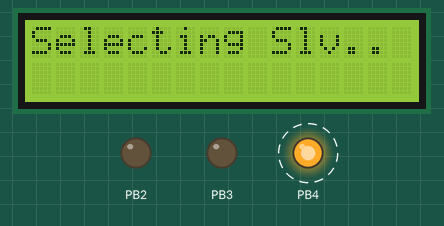
A program run on a simulated ATmega32, built with avr-gcc and emulated at 16 MHz (the files do not name the chip). On the bench: 16×2 character LCD, output pins drawn as LEDs (lit = HIGH). Wiring (inferred from the names in the program): character LCD (HD44780): RS PC4; R/W PC2; E PC3; data PA4, PA5, PA6, PA7. Dashed ring = blinking. Pins used as bus, display or sensor lines are not drawn.

Above: at 0.1 s.
At 9.4 s:
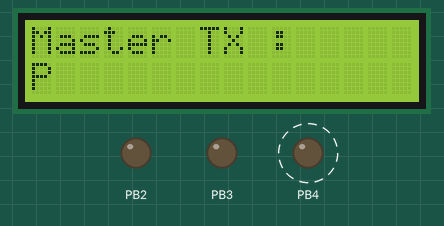
At 19.2 s:
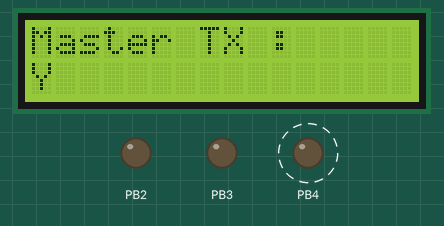
At 38.8 s:
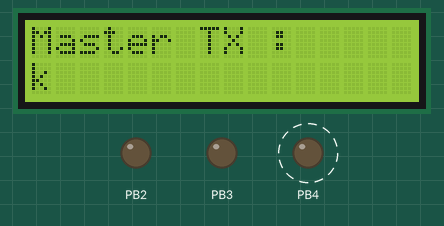
Timing chart, 0 to 40.0 s (numbered marks = the images above):
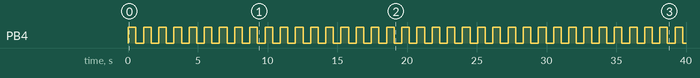

The program:

main.c
```c
/*
 * Exploring_AVR's.c
 *
 * Created: 7/26/2024 2:59:03 PM
 * Author : zizoz
 */

#include "main.h"

	uint8_t data = 'H' ;

int main(void)
{
    /*Initialization Function(s)*/
	SPI_Master_Init(MSB,LeadingEdge_Sample_Rising_TrailingEdge_Setup_Falling,Fosc_128,Interruput_Enabled);
	LCD_init();

	/*Super-Loop*/
		while (1)
		{
			/*Master Code*/
			LCD_Clear_Screen();
			LCD_Write_String((uint8_t*)"Selecting Slv..");
			_delay_ms(500);

			SPI_Master_SS(Slave_One,Select);
			SPI_Master_Transmit(data);
			_delay_ms(500);
			SPI_Master_SS(Slave_One,DeSelect);

		}
}

ISR(SPI_STC_vect)
{
	LCD_Clear_Screen();
	LCD_Write_String((uint8_t*)"Master TX :");
	LCD_Write_Location(ROW1,COL0);
	LCD_Write_Character(data);
	data++;
}
```

main.h
```c
/*
 * main.h
 *
 * Created: 7/26/2024 2:59:34 PM
 *  Author: zizoz
 */


#ifndef MAIN_H_
#define MAIN_H_

#include "CPU_Config.h"
#include "peripherals.h"
#include "Module_Library.h"


#endif /* MAIN_H_ */
```

Module_Library.h
```c
/*
 * Module_Library.h
 *
 * Created: 7/27/2024 5:01:13 PM
 *  Author: zizoz
 */


#ifndef MODULE_LIBRARY_H_
#define MODULE_LIBRARY_H_

#include "LCD_Interface.h"


#endif /* MODULE_LIBRARY_H_ */
```

LCD_Config.h
```c
/*
 * LCD_Config.h
 *
 * Created: 5/11/2024 10:24:13 AM
 *  Author: zizoz
 */


#ifndef LCD_CONFIG_H_
#define LCD_CONFIG_H_

#include "CPU_Config.h"
#include "peripherals.h"

/*new data type*/
typedef enum{
	ROW0 = 0,
	ROW1 = 1
	}row;

typedef enum
{
	COL0  = 0,
	COL1  = 1,
	COL2  = 2,
	COL3  = 3,
	COL4  = 4,
	COL5  = 5,
	COL6  = 6,
	COL7  = 7,
	COL8  = 8,
	COL9  = 9,
	COL10 = 10,
	COL11 = 11,
	COL12 = 12,
	COL13 = 13,
	COL14 = 14,
	COL15 = 15
}column;
/*End*/


/*Renaming Pins & Ports*/
#define LCD_PORT _DIO_PORTA
#define LCD_DATA_PORT DIO_PORTA
#define LCD_CONTROL_PORT DIO_PORTC

#define LCD_DATA_D0     DIO_PIN0
#define LCD_DATA_D1     DIO_PIN1
#define LCD_DATA_D2     DIO_PIN2
#define LCD_DATA_D3     DIO_PIN3
#define LCD_DATA_D4     DIO_PIN4
#define LCD_DATA_D5     DIO_PIN5
#define LCD_DATA_D6     DIO_PIN6
#define LCD_DATA_D7     DIO_PIN7

#define LCD_CONTROL_RS  DIO_PIN4
#define LCD_CONTROL_RW  DIO_PIN2
#define LCD_CONTROL_EN  DIO_PIN3
/*End*/

/*Renaming State*/
#define LCD_OUTPUT DIO_OUTPUT
/*End*/

/*Renaming Status*/
#define LCD_LOW DIO_LOW
#define LCD_HIGH DIO_HIGH

#endif /* LCD_CONFIG_H_ */
```

LCD_Interface.h
```c
/*
 * LCD_Interface.h
 *
 * Created: 5/11/2024 1:09:15 PM
 *  Author: zizoz
 */


#ifndef LCD_INTERFACE_H_
#define LCD_INTERFACE_H_

#include "LCD_Private.h"

void LCD_init(void);
void LCD_Clear_Screen(void);
void LCD_Write_Command(uint8_t command);
void LCD_Write_Character(uint8_t character);
void LCD_Write_String(uint8_t* string);
void LCD_Write_IntegerNumber(uint32_t IntNumber);
void LCD_Write_FloatNumber(uint64_t FltNumber);
void LCD_Write_Location(row Rows, column Columns);
void LCD_Write_SpecialCharacter(uint8_t* customChatacter, uint8_t location);


#endif /* LCD_INTERFACE_H_ */
```

LCD_Program.c
```c
/*
* CFile1.c
*
* Created: 5/11/2024 1:19:19 PM
*  Author: zizoz
*/

#include "LCD_Interface.h"

/*Private Functions*/

void reverse(char* str, int len)
{
	int i = 0, j = len - 1, temp;
	while (i < j) {
		temp = str[i];
		str[i] = str[j];
		str[j] = temp;
		i++;
		j--;
	}
}
int intToStr(int x, char str[], int d)
{
	int i = 0;
	while (x) {
		str[i++] = (x % 10) + '0';
		x = x / 10;
	}

	// If number of digits required is more, then
	// add 0s at the beginning
	while (i < d)
	str[i++] = '0';

	reverse(str, i);
	str[i] = '\0';
	return i;
}
void ftoa(float n, char* res, int afterpoint)
{
	// Extract integer part
	int ipart = (int)n;

	// Extract floating part
	float fpart = n - (float)ipart;

	// convert integer part to string
	int i = intToStr(ipart, res, 0);

	// check for display option after point
	if (afterpoint != 0) {
		res[i] = '.'; // add dot

		// Get the value of fraction part up to given no.
		// of points after dot. The third parameter
		// is needed to handle cases like 233.007
		fpart = fpart * pow(10, afterpoint);

		intToStr((int)fpart, res + i + 1, afterpoint);
	}
}

/*End*/


void LCD_init(void){
 	//Setting up data pins
 	DIO_SetPinDirection(LCD_DATA_PORT, LCD_DATA_D4, LCD_OUTPUT);
 	DIO_SetPinDirection(LCD_DATA_PORT, LCD_DATA_D5, LCD_OUTPUT);
 	DIO_SetPinDirection(LCD_DATA_PORT, LCD_DATA_D6, LCD_OUTPUT);
 	DIO_SetPinDirection(LCD_DATA_PORT, LCD_DATA_D7, LCD_OUTPUT);
	//End

	//Setting up control pins
	DIO_SetPinDirection(LCD_CONTROL_PORT, LCD_CONTROL_RS, LCD_OUTPUT);
	DIO_SetPinDirection(LCD_CONTROL_PORT, LCD_CONTROL_RW, LCD_OUTPUT);
	DIO_SetPinDirection(LCD_CONTROL_PORT, LCD_CONTROL_EN, LCD_OUTPUT);

	LCD_Write_Command(0x33);
	LCD_Write_Command(0x32);
	LCD_Write_Command(0x28);
	LCD_Write_Command(0x01);//Clear Screen
	LCD_Write_Command(0x02);//Return home
	LCD_Write_Command(0x06);//Shift cursor right
	LCD_Write_Command(0x0C);//Display On, Cursor Off

	_delay_ms(2);
}

void LCD_Write_Command(uint8_t command){

	DIO_SetPinValue(LCD_CONTROL_PORT, LCD_CONTROL_RS, LCD_LOW);//command code register
	DIO_SetPinValue(LCD_CONTROL_PORT, LCD_CONTROL_RW, LCD_LOW);// Writing
	DIO_SetPinValue(LCD_CONTROL_PORT, LCD_CONTROL_EN, LCD_LOW);//Disable the LCD

	//Sending High Nibble
	LCD_PORT = (command & 0xF0) ;

	//High to Low Pulse
	DIO_SetPinValue(LCD_CONTROL_PORT, LCD_CONTROL_EN, LCD_HIGH);
	_delay_ms(1);
	DIO_SetPinValue(LCD_CONTROL_PORT, LCD_CONTROL_EN, LCD_LOW);

	//Sending Low Nibble
	LCD_PORT = ((command & 0x0F) << 4);

	//High to Low Pulse
	DIO_SetPinValue(LCD_CONTROL_PORT, LCD_CONTROL_EN, LCD_HIGH);
	_delay_ms(1);
	DIO_SetPinValue(LCD_CONTROL_PORT, LCD_CONTROL_EN, LCD_LOW);

	//delay
	_delay_ms(1);
}

void LCD_Clear_Screen(){
	LCD_Write_Command(0x01);
}

void LCD_Write_Character(uint8_t character)
{
	DIO_SetPinValue(LCD_CONTROL_PORT, LCD_CONTROL_RS, LCD_HIGH);//selecting data register
	DIO_SetPinValue(LCD_CONTROL_PORT, LCD_CONTROL_EN, LCD_LOW);//disable LCD
	DIO_SetPinValue(LCD_CONTROL_PORT, LCD_CONTROL_RW, LCD_LOW);//write mode

	//put the data on data pins

	//sending high nibble
	LCD_PORT = (character & 0xF0);

	//sending high to low pulse
	DIO_SetPinValue(LCD_CONTROL_PORT, LCD_CONTROL_EN, LCD_HIGH);
	_delay_ms(1);
	DIO_SetPinValue(LCD_CONTROL_PORT, LCD_CONTROL_EN, LCD_LOW);

	//sending low nibble
	LCD_PORT = ((character & 0x0F) << 4);

	//sending high to low pulse
	DIO_SetPinValue(LCD_CONTROL_PORT, LCD_CONTROL_EN, LCD_HIGH);
	_delay_ms(1);
	DIO_SetPinValue(LCD_CONTROL_PORT, LCD_CONTROL_EN, LCD_LOW);

	//shifting cursor to the right
	//LCD_Write_Command(0x14);

	//delay
	_delay_us(100);
}

void LCD_Write_String(uint8_t* string)
{
	while(*string != '\0'){
		LCD_Write_Character(*string);
		string++;
	}
}

void LCD_Write_IntegerNumber(uint32_t IntNumber)
{
	char INTtoSTR[10];
	ltoa(IntNumber, INTtoSTR, 10);//Long to Ascii
	LCD_Write_String((uint32_t*)INTtoSTR);
}

void LCD_Write_FloatNumber(uint64_t FltNumber)
{
	char FLOATtoSTR[10] ;
	ftoa(FltNumber, FLOATtoSTR, 3);
	LCD_Write_String((uint64_t*)FLOATtoSTR);
}

void LCD_Write_Location(row Rows, column Columns)
{
	switch(Rows)
	{
		/*---------------------------- ROW 0 ----------------------------*/
		case ROW0 :
		LCD_Write_Command( (0x80 + Columns) );//force cursor to the beginning of the 1st line
		break ;
		/*---------------------------- End ----------------------------*/

		/*---------------------------- ROW 1 ----------------------------*/
		case ROW1 :
		LCD_Write_Command( (0xC0 + Columns ) );//force cursor to the beginning of the 2nd line
		break ;
		/*---------------------------- End ----------------------------*/

		/*---------------------------- Default ----------------------------*/
		default: LCD_Write_String("Invalid Entry...");
		break ;
		/*---------------------------- End ----------------------------*/
	}

}

void LCD_Write_SpecialCharacter(uint8_t* customChatacter, uint8_t location)
{

}
```

LCD_Private.h
```c
/*
 * LCD_Private.h
 *
 * Created: 5/11/2024 1:03:19 PM
 *  Author: zizoz
 */


#ifndef LCD_PRIVATE_H_
#define LCD_PRIVATE_H_

#include "LCD_Config.h"

#include <stdio.h>
#include <stdlib.h>
#include <math.h>
/* ---------------------------Function Prototypes-----------*/
void reverse(char* str, int len);
int intToStr(int x, char str[], int d);
void ftoa(float n, char* res, int afterpoint);
/* ---------------------------END---------------------------*/

#endif /* LCD_PRIVATE_H_ */
```

BitMath.h
```c
/*
 * BitMath.h
 *
 * Created: 7/26/2024 3:00:59 PM
 *  Author: zizoz
 */


#ifndef BITMATH_H_
#define BITMATH_H_

#define SET_BIT(REG,BIT) REG|=(1<<BIT)
#define CLR_BIT(REG,BIT) REG&=~(1<<BIT)
#define TGL_BIT(REG,BIT) REG^=(1<<BIT)
#define GET_BIT(REG,BIT) ((REG>>BIT)&0x01)

#endif /* BITMATH_H_ */
```

CPU_Config.h
```c
/*
 * CPU_Config.h
 *
 * Created: 7/26/2024 3:00:31 PM
 *  Author: zizoz
 */


#ifndef CPU_CONFIG_H_
#define CPU_CONFIG_H_

#undef  F_CPU              // Deactivate internal clock (1 MHz)
#define F_CPU 16000000     // Activate external clock (16 MHz)
#include <avr/io.h>        // AVR Libraries
#include <avr/eeprom.h>    // AVR EEPROM Libraries
#include <avr/interrupt.h> // AVR Interrupt Libraries
#include <util/delay.h>    // AVR Delay Functions
#include <stdint.h>
#include "BitMath.h"


#endif /* CPU_CONFIG_H_ */
```

peripherals.h
```c
/*
 * peripherals.h
 *
 * Created: 7/26/2024 4:26:12 PM
 *  Author: zizoz
 */


#ifndef PERIPHERALS_H_
#define PERIPHERALS_H_

#include "UART_Interface.h"
#include "DIO_Interface.h"
#include "SPI_Interface.h"


#endif /* PERIPHERALS_H_ */
```

DIO_Config.h
```c
/*
 * DIO_Config.h
 *
 * Created: 5/5/2024 4:25:08 PM
 *  Author: zizoz
	Why did we use enum?

	- in order to use a switch case to make the coder more readable and extremely fast and efficient
 */


#ifndef DIO_CONFIG_H_
#define DIO_CONFIG_H_

#include "DIO_Register.h"

/* Renaming Ports */
typedef enum
{
	DIO_PORTA = 0,
	DIO_PORTB = 1,
	DIO_PORTC = 2,
	DIO_PORTD = 3
}dioPort;
/* Renaming Pins */
typedef enum
{
	DIO_PIN0 = 0,
	DIO_PIN1 = 1,
	DIO_PIN2 = 2,
	DIO_PIN3 = 3,
	DIO_PIN4 = 4,
	DIO_PIN5 = 5,
	DIO_PIN6 = 6,
	DIO_PIN7 = 7
}dioPin;
/* Renaming States */
typedef enum
{
	DIO_INPUT  = 0,
	DIO_OUTPUT = 1
}dioState;
/* Renaming Status */
typedef enum
{
	DIO_LOW  = 0,
	DIO_HIGH = 1
}dioStatus;
/* Renaming Return */
typedef enum
{
	DIO_FALSE  = 0,
	DIO_TRUE   = 1
}dioReturn;
#endif /* DIO_CONFIG_H_ */
```

DIO_Interface.h
```c
/*
 * DIO_Interface.h
 *
 * Created: 5/5/2024 4:50:20 PM
 *  Author: zizoz
 */


#ifndef DIO_INTERFACE_H_
#define DIO_INTERFACE_H_

#include "DIO_Private.h"

void DIO_SetPinDirection(dioPort port, dioPin pin, dioState state);

void DIO_SetPinValue(dioPort port, dioPin pin, dioStatus status);

void DIO_TogglePinValue(dioPort port, dioPin pin);

uint8_t DIO_GetPinValue(dioPort port, dioPin pin);

void DIO_SetPinPullUp(dioPort port, dioPin pin);

void DIO_SetPinPullDown(dioPort port, dioPin pin);


#endif /* DIO_INTERFACE_H_ */
```

DIO_Private.h
```c
/*
 * DIO_Private.h
 *
 * Created: 5/5/2024 4:49:51 PM
 *  Author: zizoz
 */


#ifndef DIO_PRIVATE_H_
#define DIO_PRIVATE_H_

#include "DIO_Config.h"

#endif /* DIO_PRIVATE_H_ */
```

DIO_Program.c
```c
/*
 * DIO_Program.c
 *
 * Created: 5/5/2024 4:50:37 PM
 *  Author: zizoz

	set pin dirction  : bet7aded hay 7atkon input wala output.

	set pin value : bet-OUTPUT HIGH aw LOW , tab leeh beta5od status as a parameter?
	- badal ma te3mel two functions w7da bet set wel tnya bet clear

 */
#include "DIO_Interface.h"

void DIO_SetPinDirection(dioPort port, dioPin pin, dioState state)
{
	switch (state)
	{

		case DIO_INPUT:
		switch(port)
		{
			case DIO_PORTA:
			CLR_BIT(_DIO_DDRA, pin);
			break;
			case DIO_PORTB:
			CLR_BIT(_DIO_DDRB, pin);
			break;
			case DIO_PORTC:
			CLR_BIT(_DIO_DDRC, pin);
			break;
			case DIO_PORTD:
			CLR_BIT(_DIO_DDRD, pin);
			break;
		}
		break;

		case DIO_OUTPUT:
		switch(port)
		{
			case DIO_PORTA:
			SET_BIT(_DIO_DDRA, pin);
			break;
			case DIO_PORTB:
			SET_BIT(_DIO_DDRB, pin);
			break;
			case DIO_PORTC:
			SET_BIT(_DIO_DDRC, pin);
			break;
			case DIO_PORTD:
			SET_BIT(_DIO_DDRD, pin);
			break;
		}
		break;

		default://Error
		break;
	}
}

void DIO_SetPinValue(dioPort port, dioPin pin, dioStatus status)
{
	switch (status)
	{
		case DIO_LOW:
		switch(port)
		{
			case DIO_PORTA:
			CLR_BIT(_DIO_PORTA, pin);
			break;
			case DIO_PORTB:
			CLR_BIT(_DIO_PORTB, pin);
			break;
			case DIO_PORTC:
			CLR_BIT(_DIO_PORTC, pin);
			break;
			case DIO_PORTD:
			CLR_BIT(_DIO_PORTD, pin);
			break;
		}
		break;

		case DIO_HIGH:
		switch(port)
		{
			case DIO_PORTA:
			SET_BIT(_DIO_PORTA, pin);
			break;
			case DIO_PORTB:
			SET_BIT(_DIO_PORTB, pin);
			break;
			case DIO_PORTC:
			SET_BIT(_DIO_PORTC, pin);
			break;
			case DIO_PORTD:
			SET_BIT(_DIO_PORTD, pin);
			break;
		}
		break;

		default://Error
		break;
	}

}

void DIO_TogglePinValue(dioPort port, dioPin pin)
{
	switch(port)
	{
		case DIO_PORTA:
		TGL_BIT(_DIO_PORTA, pin);
		break;
		case DIO_PORTB:
		TGL_BIT(_DIO_PORTB, pin);
		break;
		case DIO_PORTC:
		TGL_BIT(_DIO_PORTC, pin);
		break;
		case DIO_PORTD:
		TGL_BIT(_DIO_PORTD, pin);
		break;
	}
}

uint8_t DIO_GetPinValue(dioPort port, dioPin pin)
{
	uint8_t val = 0;
	switch(port)
	{
		case DIO_PORTA:
		val = GET_BIT(_DIO_PINA, pin);
		break;

		case DIO_PORTB:
		val = GET_BIT(_DIO_PINB, pin);
		break;

		case DIO_PORTC:
		val = GET_BIT(_DIO_PINC, pin);
		break;

		case DIO_PORTD:
		val = GET_BIT(_DIO_PIND, pin);
		break;

	}
	return val;
}

void DIO_SetPinPullUp(dioPort port, dioPin pin)
{
	switch(port)
	{
		case DIO_PORTA:
		SET_BIT(_DIO_PORTA, pin);
		break;

		case DIO_PORTB:
		SET_BIT(_DIO_PORTB, pin);
		break;

		case DIO_PORTC:
		SET_BIT(_DIO_PORTC, pin);
		break;

		case DIO_PORTD:
		SET_BIT(_DIO_PORTD, pin);
		break;

	}
}

void DIO_SetPinPullDown(dioPort port, dioPin pin)
{
	switch(port)
	{
		case DIO_PORTA:
		CLR_BIT(_DIO_PORTA, pin);
		break;

		case DIO_PORTB:
		CLR_BIT(_DIO_PORTB, pin);
		break;

		case DIO_PORTC:
		CLR_BIT(_DIO_PORTC, pin);
		break;

		case DIO_PORTD:
		CLR_BIT(_DIO_PORTD, pin);
		break;

	}
}
```

DIO_Register.h
```c
/*
 * DIO_Register.h
 *
 * Created: 5/5/2024 2:32:16 PM
 *
 *	Making my own Library in order to make the code portable, why?
 *
 *	if i want this code to work on another MC for example a PIC, I will just adjust the Config and the
 *
 *	Register file of the DIO, instead of going to every function in the whole code and adjust it manually
 */


#ifndef DIO_REGISTER_H_
#define DIO_REGISTER_H_

#include "CPU_Config.h"

#define _DIO_PORTA (*(volatile uint8_t*)(0x3B))
#define _DIO_DDRA  (*(volatile uint8_t*)(0x3A))
#define _DIO_PINA  (*(volatile uint8_t*)(0x39))

#define _DIO_PORTB (*(volatile uint8_t*)(0x38))
#define _DIO_DDRB  (*(volatile uint8_t*)(0x37))
#define _DIO_PINB  (*(volatile uint8_t*)(0x36))

#define _DIO_PORTC (*(volatile uint8_t*)(0x35))
#define _DIO_DDRC  (*(volatile uint8_t*)(0x34))
#define _DIO_PINC  (*(volatile uint8_t*)(0x33))

#define _DIO_PORTD (*(volatile uint8_t*)(0x32))
#define _DIO_DDRD  (*(volatile uint8_t*)(0x31))
#define _DIO_PIND  (*(volatile uint8_t*)(0x30))

#endif /* DIO_REGISTER_H_ */
```

SPI_Config.h
```c
/*
 * SPI_Config.h
 *
 * Created: 7/29/2024 4:23:59 PM
 *  Author: zizoz
 */


#ifndef SPI_CONFIG_H_
#define SPI_CONFIG_H_

#include "CPU_Config.h"
#include "peripherals.h"

typedef enum{
	MSB = 0,
	LSB = 1
	}Data_Order;

typedef enum{
	LeadingEdge_Sample_Rising_TrailingEdge_Setup_Falling = 0,
	LeadingEdge_Setup_Rising_TrailingEdge_Sample_Falling = 1,
	LeadingEdge_Sample_Falling_TrailingEdge_Setup_Rising = 2,
	LeadingEdge_Setup_Falling_TrailingEdge_Sample_Rising = 3
	}SPI_Mode;

typedef enum{
	/*Normal Speeds*/
	Fosc_4 =   0,
	Fosc_16 =  1,
	Fosc_64 =  2,
	Fosc_128 = 3,
	/*Doubled Speeds*/
	DS_Fosc_2 =  4,
	DS_Fosc_8 =  5,
	DS_Fosc_32 = 6,
	DS_Fosc_64 = 7,
	}SCK_Rate;

typedef enum{
	Slave_One = 0,
	Slave_Two = 1,
	}SlaveAddress;

typedef enum{
	Select = 0,
	DeSelect = 1
	}Selection_State;

typedef enum{
	Interruput_Disabled = 0,
	Interruput_Enabled = 1
	}Intrput;
/*
typedef enum{
	LeadingEdge_Rising_TrailingEdge_Falling = 0,
	LeadingEdge_Falling_TrailingEdge_Rising = 1

	}SCK_Polarity;

typedef enum{
	LeadingEdge_Sample_TrailingEdge_Setup = 0,
	LeadingEdge_Setup_TrailingEdge_Sample = 1
	}SCK_Phase;
*/

#endif /* SPI_CONFIG_H_ */
```

SPI_Interface.h
```c
/*
 * SPI_Interface.h
 *
 * Created: 7/29/2024 4:24:11 PM
 *  Author: zizoz
 */


#ifndef SPI_INTERFACE_H_
#define SPI_INTERFACE_H_

#include "SPI_Private.h"
/************************************************************************/
/*					  Master Function(s)                                */
/************************************************************************/
void SPI_Master_Init(Data_Order order,SPI_Mode MODE ,SCK_Rate rate, Intrput interput);
void SPI_Master_SS(SlaveAddress Address, Selection_State state);
void SPI_Master_Transmit(uint8_t data);
void SPI_Master_Transmit_String(uint8_t* string);
uint8_t SPI_Master_Receive();
/************************************************************************/
/*					  Slave Function(s)                                 */
/************************************************************************/
void SPI_Slave_Init(Data_Order order, Intrput interput );
void SPI_Slave_Transmit(uint8_t data);
void SPI_Slave_Transmit_String(uint8_t* string);
uint8_t SPI_SLave_Receive();

#endif /* SPI_INTERFACE_H_ */
```

SPI_Private.h
```c
/*
 * SPI_Private.h
 *
 * Created: 7/29/2024 4:24:20 PM
 *  Author: zizoz
 */


#ifndef SPI_PRIVATE_H_
#define SPI_PRIVATE_H_

#include "SPI_Config.h"


#endif /* SPI_PRIVATE_H_ */
```

UART_Config.h
```c
/*
 * UART_Config.h
 *
 * Created: 7/26/2024 5:15:13 PM
 *  Author: zizoz
 */


#ifndef UART_CONFIG_H_
#define UART_CONFIG_H_

#include "CPU_Config.h"
#include "peripherals.h"

/*Defining new data types*/
typedef enum{
	Asynchronous = 0,
	Synchronous = 1
	}Mode_Of_Operation;

typedef enum{
	EVEN_PARITY   =  0,
	ODD_PARITY    =  1,
	DISABLE_PARITY=  2
	}Parity;

typedef enum{
	ONE_BIT = 0,
	TWO_BIT = 1
	}Stop_Bit;

typedef enum{
	FIVE_BIT = 0,
	SIX_BIT  = 1,
	SEVEN_BIT= 2,
	EIGHT_BIT= 3,
	NINE_BIT = 4
	}Data_Size;

typedef enum{
	Rising_XCK_Edge = 0,
	Falling_XCK_Edge= 1
	}Clock_Polarity;

typedef enum{
	BAUD_2400 =   0 ,
	BAUD_4800 =   1 ,
	BAUD_9600 =   2 ,
	BAUD_14400 =  3 ,
	BAUD_19200 =  4 ,
	BAUD_28800 =  5 ,
	BAUD_38400 =  6 ,
	BAUD_57600 =  7 ,
	BAUD_76800 =  8 ,
	BAUD_115200 = 9 ,
	BAUD_230400 = 10,
	BAUD_250000 = 11,
	BAUD_500k =   12,
	BAUD_1M =     13
	}BaudRate;

typedef enum{
	FALSE = 0,
	TRUE =  1,
	}Double_Speed;
/*End*/


#endif /* UART_CONFIG_H_ */
```

UART_Private.h
```c
/*
 * UART_Private.h
 *
 * Created: 7/26/2024 5:15:31 PM
 *  Author: zizoz
 */


#ifndef UART_PRIVATE_H_
#define UART_PRIVATE_H_

#include "UART_Config.h"


#endif /* UART_PRIVATE_H_ */
```

Source omitted: SPI_Program.c (6019 bytes), UART_Interface.h (1394 bytes), UART_Program.c (5908 bytes)

Measured:
- by itself, PB4: alternates HIGH for 0.55 s and LOW for 0.54 s
- what the display in image 1 shows lasts 0.6 s, from 9.3 s to 9.9 s
